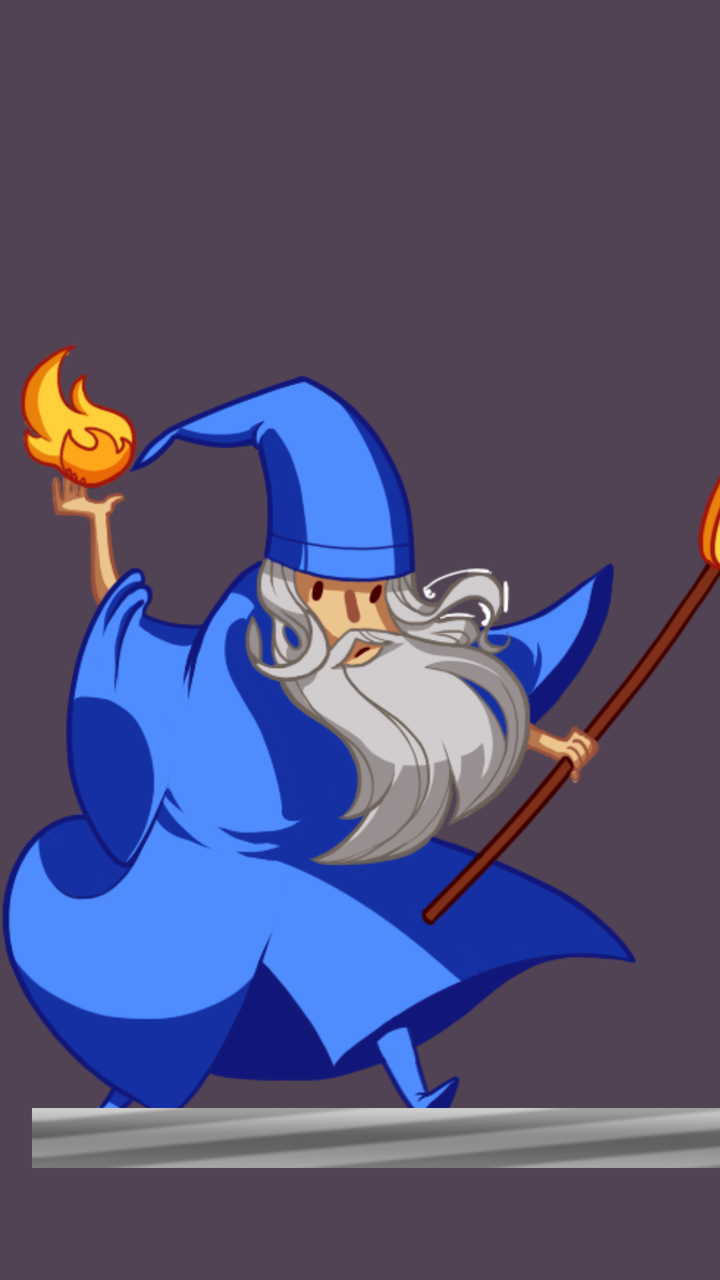
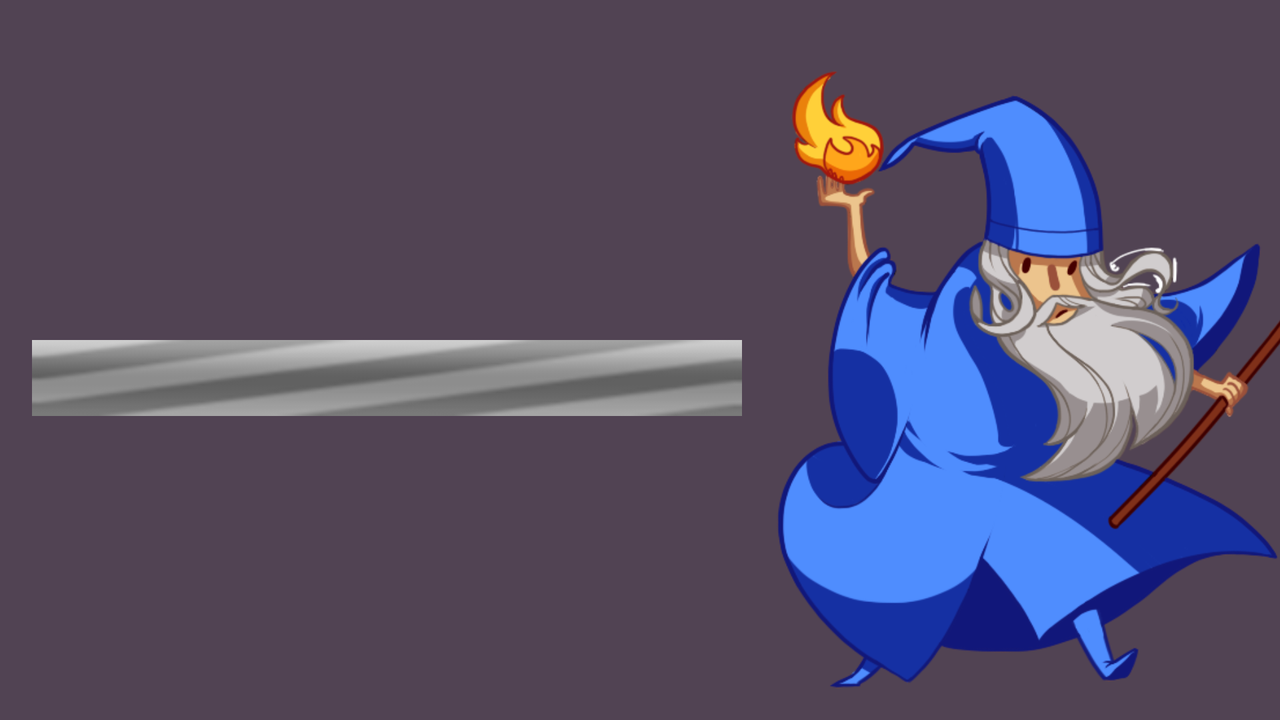

Two renders of one Android screen. The first uses the default layout on a phone; the second uses the alternative layout the repository ships for a different screen configuration, on a matching device. The two XML files are below.
<!-- AndroidManifest.xml: application theme Theme.MoneyWzrd -->
<!-- res/layout/activity_splash_.xml -->
<?xml version="1.0" encoding="utf-8"?>
<androidx.constraintlayout.widget.ConstraintLayout xmlns:android="http://schemas.android.com/apk/res/android"
    xmlns:app="http://schemas.android.com/apk/res-auto"
    xmlns:tools="http://schemas.android.com/tools"
    android:layout_width="match_parent"
    android:layout_height="match_parent"
    android:background="#514353"
    tools:context=".Splash_Activity">

    <TextView
        android:id="@+id/welcomeMSG"
        android:layout_width="399dp"
        android:layout_height="107dp"
        android:layout_marginStart="5dp"
        android:layout_marginTop="32dp"
        android:gravity="center"
        android:textColor="#FFFEFE"
        android:textSize="30sp"
        app:layout_constraintStart_toStartOf="parent"
        app:layout_constraintTop_toTopOf="parent" />

    <ImageView
        android:id="@+id/imageView"
        android:layout_width="411dp"
        android:layout_height="447dp"
        android:layout_marginTop="5dp"
        app:layout_constraintStart_toStartOf="parent"
        app:layout_constraintTop_toBottomOf="@+id/welcomeMSG"
        app:srcCompat="@drawable/clipart774233" />

    <ProgressBar
        android:id="@+id/progressBar"
        style="?android:attr/progressBarStyleHorizontal"
        android:layout_width="381dp"
        android:layout_height="30dp"
        android:layout_marginStart="16dp"
        android:layout_marginBottom="56dp"
        android:indeterminateBehavior="repeat"
        android:indeterminateDrawable="@android:drawable/progress_indeterminate_horizontal"
        android:indeterminateDuration="10"
        android:indeterminateOnly="true"
        android:maxHeight="24dip"
        android:minHeight="24dip"
        android:progressBackgroundTint="#208afa"
        android:progressBackgroundTintMode="multiply"
        android:visibility="visible"
        app:layout_constraintBottom_toBottomOf="parent"
        app:layout_constraintStart_toStartOf="parent" />
</androidx.constraintlayout.widget.ConstraintLayout>
<!-- resources referenced by this layout -->
<resources>
  <!-- drawable clipart774233: png bitmap (drawable, 109374 bytes) -->
  <style name="Theme.MoneyWzrd" parent="Theme.MaterialComponents.DayNight.NoActionBar">
          
          <item name="colorPrimary">@color/purple_500</item>
          <item name="colorPrimaryVariant">@color/purple_700</item>
          <item name="colorOnPrimary">@color/white</item>
          
          <item name="colorSecondary">@color/teal_200</item>
          <item name="colorSecondaryVariant">@color/teal_700</item>
          <item name="colorOnSecondary">@color/black</item>
          
          <item name="android:statusBarColor" tools:targetApi="l">?attr/colorPrimaryVariant</item>
          
      </style>
  <color name="purple_500">#FF6200EE</color>
  <color name="purple_700">#FF3700B3</color>
  <color name="white">#FFFFFFFF</color>
  <color name="teal_200">#FF03DAC5</color>
  <color name="teal_700">#FF018786</color>
  <color name="black">#FF000000</color>
</resources>
<!-- res/layout-land/activity_splash_.xml (the repository's variant of the layout above) -->
<!-- drawn on the phone turned sideways -->
<?xml version="1.0" encoding="utf-8"?>
<androidx.constraintlayout.widget.ConstraintLayout xmlns:android="http://schemas.android.com/apk/res/android"
    xmlns:app="http://schemas.android.com/apk/res-auto"
    xmlns:tools="http://schemas.android.com/tools"
    android:layout_width="match_parent"
    android:layout_height="match_parent"
    android:background="#514353"
    tools:context=".Login.Splash_Activity">

    <TextView
        android:id="@+id/welcomeMSG"
        android:layout_width="399dp"
        android:layout_height="107dp"
        android:layout_marginStart="16dp"
        android:layout_marginTop="20dp"
        android:gravity="center"
        android:textColor="#FFFEFE"
        android:textSize="30sp"
        app:layout_constraintStart_toStartOf="parent"
        app:layout_constraintTop_toTopOf="parent" />

    <ImageView
        android:id="@+id/imageView"
        android:layout_width="324dp"
        android:layout_height="347dp"
        android:layout_marginStart="388dp"
        android:layout_marginTop="16dp"
        app:layout_constraintStart_toStartOf="parent"
        app:layout_constraintTop_toTopOf="parent"
        app:srcCompat="@drawable/clipart774233" />

    <ProgressBar
        android:id="@+id/progressBar"
        style="?android:attr/progressBarStyleHorizontal"
        android:layout_width="355dp"
        android:layout_height="38dp"
        android:layout_marginStart="16dp"
        android:layout_marginBottom="152dp"
        android:indeterminateBehavior="repeat"
        android:indeterminateDrawable="@android:drawable/progress_indeterminate_horizontal"
        android:indeterminateDuration="10"
        android:indeterminateOnly="true"
        android:maxHeight="24dip"
        android:minHeight="24dip"
        android:progressBackgroundTint="#208afa"
        android:progressBackgroundTintMode="multiply"
        android:visibility="visible"
        app:layout_constraintBottom_toBottomOf="parent"
        app:layout_constraintStart_toStartOf="parent" />
</androidx.constraintlayout.widget.ConstraintLayout>
